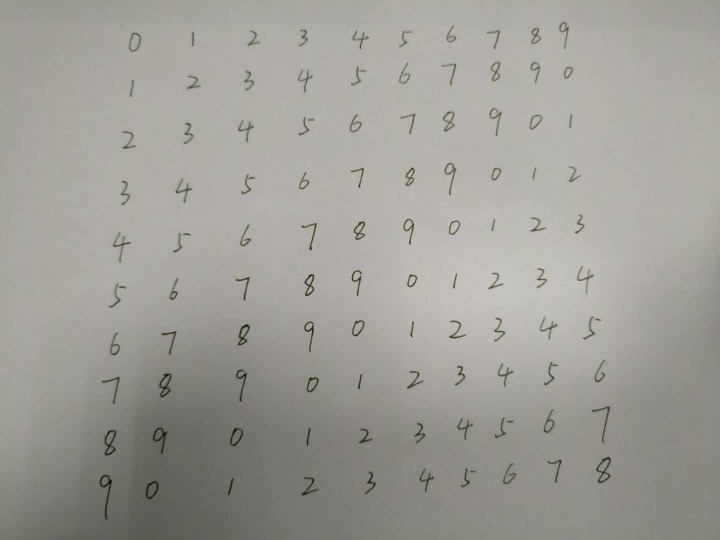
#> input picture data/handwrt_data/test.png, 1440 x 1080 px (shown at 1/2 size)
$ jupyter execute 1.data_preprocess.ipynb   (shell and % lines are left out)   (older library calls are emulated)
#> lines starting #> are read from the running program, lines starting #| are printed output that depends on the picture; after the words box and inside, x2 and y2 are one past the last pixel; in counts of white or black regions, pixels touching at a corner belong together
[cell 1]
import cv2
import numpy as np
from matplotlib import pyplot as plt
import matplotlib.pylab as pylab

[cell 2]
params = {
            'axes.labelsize': '16',
            'xtick.labelsize': '16',
            'ytick.labelsize': '13',
            'lines.linewidth': '2',
            'legend.fontsize': '20',
            'figure.figsize': '26, 24'  # set figure size
        }
pylab.rcParams.update(params)

[cell 3]
# img_gray used to process
img_gray = cv2.imread('../data/handwrt_data/test.png',0)
#> img_gray: shape (1080, 1440); min 0, max 208, mean 157.4
# img_show used to show the final results
img_show = cv2.imread('../data/handwrt_data/test.png')
#> img_show is the input picture: shape (1080, 1440, 3); mean B, G, R 152.3, 157.9, 159.8
img_gray = cv2.resize(img_gray, None, fx=0.5, fy=0.5, interpolation=cv2.INTER_AREA)
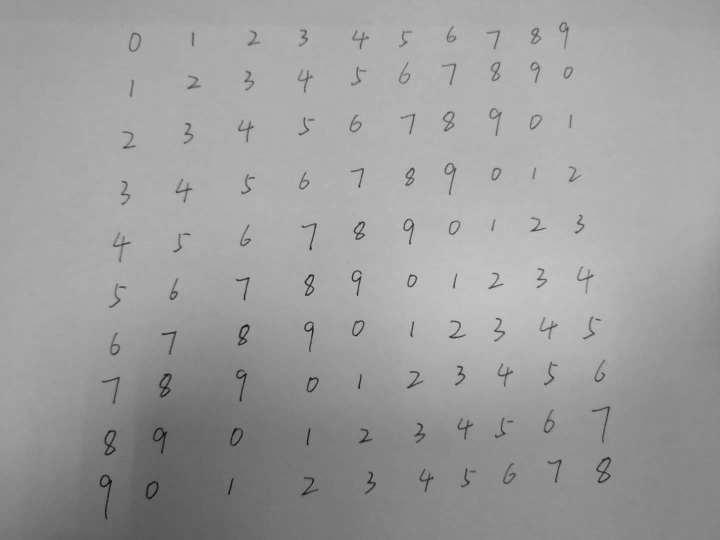
#> img_gray: shape (540, 720); min 13, max 200, mean 157.4
img_show = cv2.resize(img_show, None, fx=0.5, fy=0.5, interpolation=cv2.INTER_AREA)
#> img_show: shape (540, 720, 3)

[cell 4]
plt.imshow(img_gray, 'gray')

[cell 5]
plt.imshow(img_show)

[cell 6]
edges_gray = cv2.Canny(img_gray,80,220)
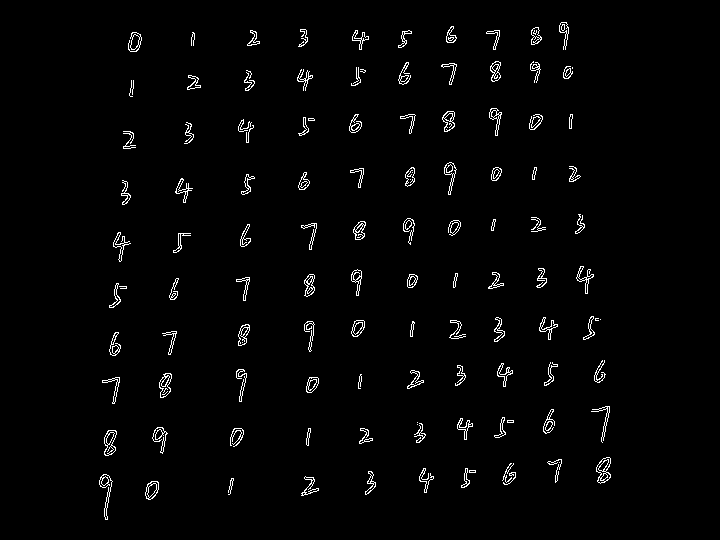
#> edges_gray: shape (540, 720); 2% white in thin lines or dots, all inside (x1, y1, x2, y2) = (99, 22, 611, 520)
plt.imshow(edges_gray,'gray')

[cell 7]
kernel = np.ones((3, 3), np.uint8)
dilation = cv2.dilate(edges_gray, kernel, iterations=1)
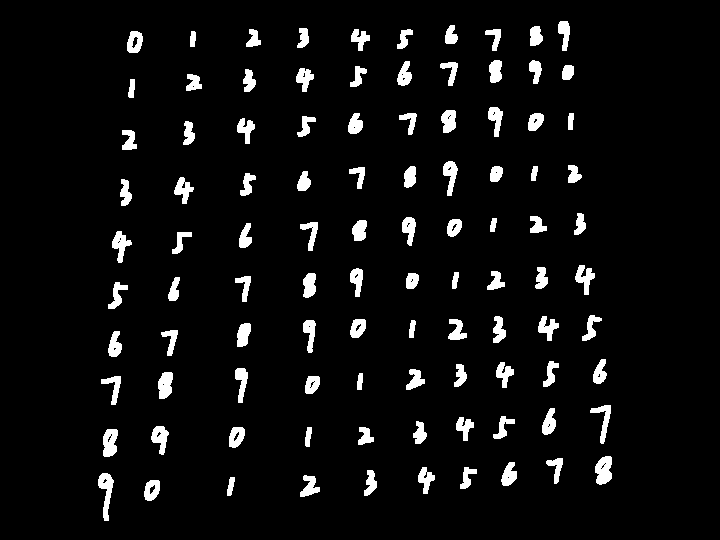
#> dilation: shape (540, 720); 5.5% white; 100 white regions

[cell 8]
plt.imshow(dilation, 'gray')

[cell 9]
img_canny, cnt_canny, _ = cv2.findContours(dilation.copy(), cv2.RETR_EXTERNAL, cv2.CHAIN_APPROX_NONE)
#> cnt_canny = 100 contours; largest, box (x1, y1, x2, y2) and area: (595, 456, 612, 485) 347, (98, 473, 114, 521) 327, (103, 429, 118, 457) 308, (158, 372, 173, 399) 285, (151, 426, 169, 455) 270
bound = []
for cnt in cnt_canny:
    x, y, w, h = cv2.boundingRect(cnt)
    #print(x,y,w,h)
    cv2.rectangle(img_show,(x,y),(x+w,y+h),(0,255,0),2)
    bound.append(img_gray[y:y+h,x:x+w])
#> this loop made 100 passes
#> (x, y, w, h) on passes 1 to 12: (144, 480, 16, 21), (227, 477, 8, 19), (300, 475, 20, 22), (98, 473, 16, 48), (364, 470, 13, 26), (460, 467, 17, 22), (418, 467, 17, 27), (501, 462, 16, 24), (546, 458, 17, 26), (595, 456, 17, 29), (103, 429, 15, 28), (358, 427, 16, 18)
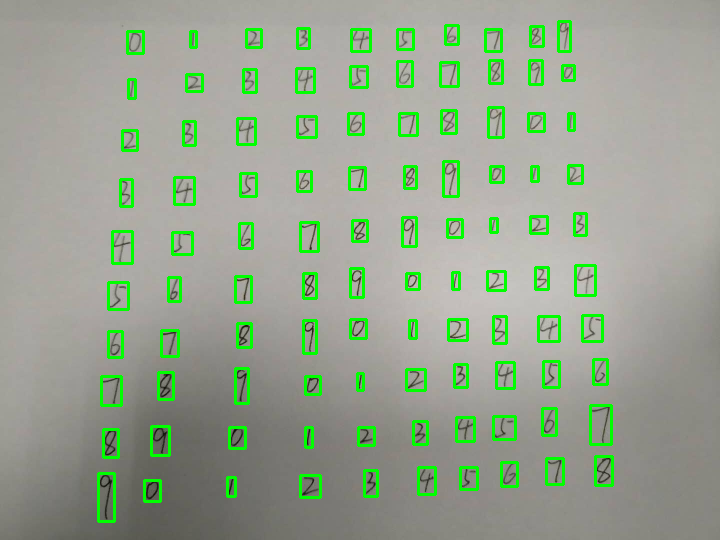
#> img_show: shape (540, 720, 3); mean B, G, R 143.4, 163.4, 150.4
#> after the loop, bound = 100 items
    #plt.subplot(4,11,i),plt.imshow(edges[x:x+w,y:y+h],'gray')
#plt.show()

[cell 10]
plt.imshow(img_show)

[cell 11]
for i, img in enumerate(bound):
    filename = '../data/extract_nums/ori_num/' + str(i) + '.png'
    cv2.imwrite(filename,img)
#> this loop made 100 passes
#> filename on passes 1 to 12: '../data/extract_nums/ori_num/0.png', '../data/extract_nums/ori_num/1.png', '../data/extract_nums/ori_num/2.png', '../data/extract_nums/ori_num/3.png', '../data/extract_nums/ori_num/4.png', '../data/extract_nums/ori_num/5.png', '../data/extract_nums/ori_num/6.png', '../data/extract_nums/ori_num/7.png', '../data/extract_nums/ori_num/8.png', '../data/extract_nums/ori_num/9.png', '../data/extract_nums/ori_num/10.png', '../data/extract_nums/ori_num/11.png'

[cell 12]
for i, img in enumerate(bound):
    img_gaus = cv2.GaussianBlur(img, (3, 3), 0)
    ret_gaus, thresh_gaus = cv2.threshold(img, 0, 255, cv2.THRESH_BINARY+cv2.THRESH_OTSU)

    im = cv2.bitwise_not(thresh_gaus)
    hor = im.shape[1]//3
    ver = im.shape[0]//7
    im = cv2.copyMakeBorder(im,ver,ver,hor,hor,cv2.BORDER_CONSTANT,value=0)

    im = cv2.GaussianBlur(im,(3,3),0)
    im = cv2.resize(im, (28,28), interpolation = cv2.INTER_CUBIC)
    plt.imshow(im,'gray')
    savename = '../data/extract_nums/processed_num/' + str(i) + '.png'
    cv2.imwrite(savename, im)
#> this loop made 100 passes
#> (ret_gaus, hor, ver) on passes 11 to 22: (83, 5, 4), (94, 5, 2), (81, 2, 2), (81, 5, 3), (73, 6, 4), (108, 4, 3), (115, 6, 3), (117, 7, 3), (120, 4, 3), (115, 7, 5), (98, 5, 2), (109, 6, 4)
#> (ret_gaus, hor, ver, savename) on passes 1 to 6: (66, 5, 3, '../data/extract_nums/processed_num/0.png'), (72, 2, 2, '../data/extract_nums/processed_num/1.png'), (91, 6, 3, '../data/extract_nums/processed_num/2.png'), (76, 5, 6, '../data/extract_nums/processed_num/3.png'), (93, 4, 3, '../data/extract_nums/processed_num/4.png'), (108, 5, 3, '../data/extract_nums/processed_num/5.png')
#> pass 1, `im = cv2.copyMakeBorder(im,ver,ver,hor,hor,cv2.BORDER_CONSTANT,value=0)`:
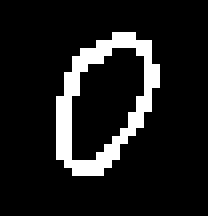
#> im: shape (27, 26) (shown 8 times larger); 11.3% white in thin lines or dots, all inside (x1, y1, x2, y2) = (7, 4, 20, 22)
#> pass 1, `im = cv2.GaussianBlur(im,(3,3),0)`:
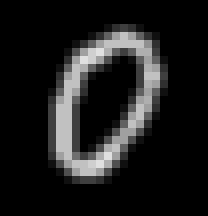
#> im: shape (27, 26) (shown 8 times larger); min 0, max 223, mean 28.7
#> pass 1, `im = cv2.resize(im, (28,28), interpolation = cv2.INTER_CUBIC)`:
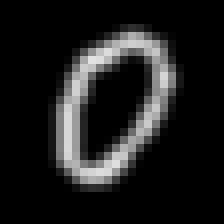
#> im: shape (28, 28) (shown 8 times larger); min 0, max 226, mean 28.9
#> pass 2, `im = cv2.resize(im, (28,28), interpolation = cv2.INTER_CUBIC)`:
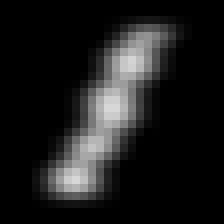
#> im: shape (28, 28) (shown 8 times larger); min 0, max 215, mean 28.2
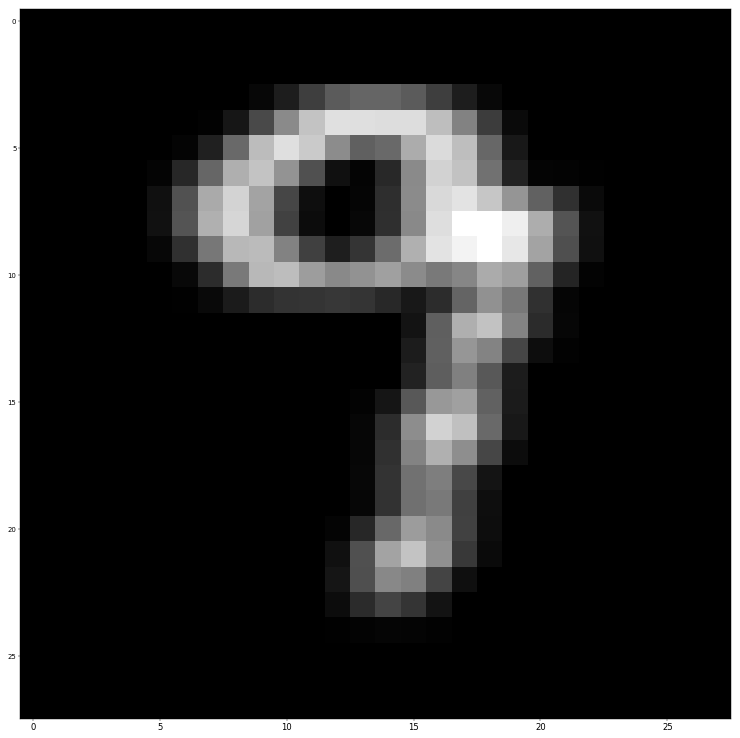
#> figure drawn by matplotlib, 1 panel
